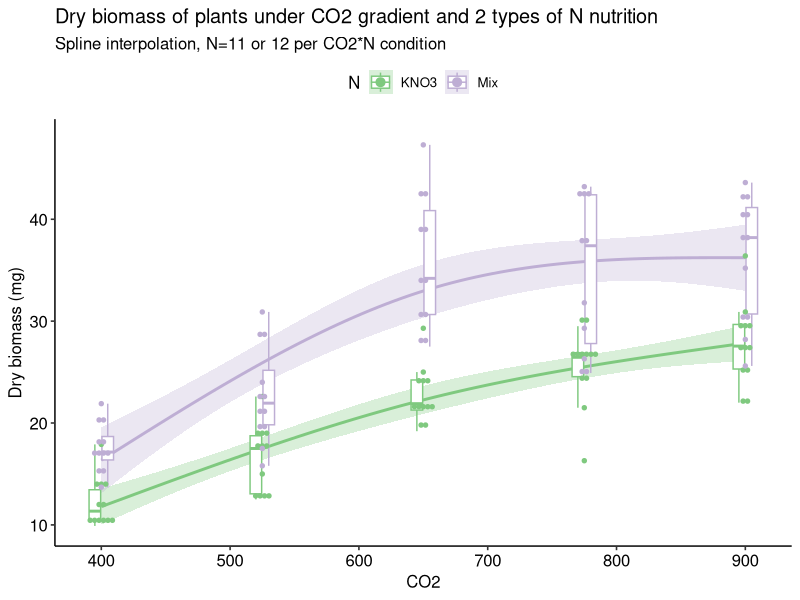
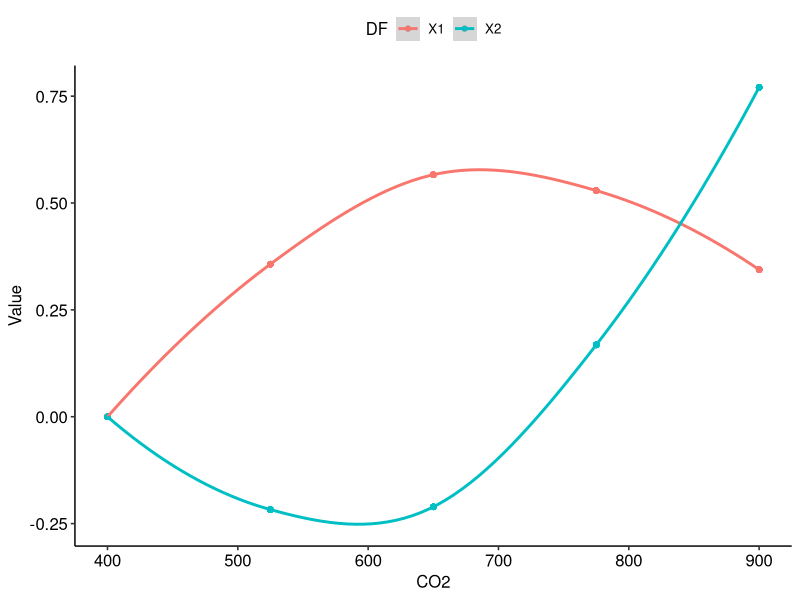

The R source for these figures, in order:
## ---- chunk 1
knitr::opts_chunk$set(echo = TRUE, message=FALSE, warning=FALSE )
library(tidyverse)
library(splines)
library(ggpubr)
library(jsonlite)
## ---- chunk 2
data <- read.csv("../data/OC_08_dry_biomass.csv", sep=';')
annot <- read.csv("../data/OC_08_annotation.csv", sep=';')

DF=2

data <- data %>%
  filter(!str_detect(TubeVide, "Date")) %>%
  mutate(Dry_mass_mg = (parse_number(Tube_masse_seche)- parse_number(TubeVide))*1000) %>%
  select(Tube, Dry_mass_mg) %>% 
  inner_join(annot, by="Tube") %>%
  select(-c(Tissue, RNA)) %>%
  filter(Dry_mass_mg >0)

data %>%
  ggplot(aes(x=CO2, y=Dry_mass_mg, color=N, fill=N))+
  geom_smooth(method = "lm", se = T, size = 1, alpha=0.3,
              formula = y ~ ns(x, df=DF))+
  geom_boxplot(aes(group=interaction(CO2, N), color=N), 
               alpha=1, width=20, fill="white", outlier.alpha = 0)+
  geom_dotplot(aes(group=interaction(CO2, N)),
               binaxis='y', stackdir='center', dotsize = 0.35)+ 
  theme_pubr() + 
  scale_color_brewer(palette = "Accent") + 
  scale_fill_brewer(palette = "Accent") + 
  ylab("Dry biomass (mg)") +
  ggtitle("Dry biomass of plants under CO2 gradient and 2 types of N nutrition")+
  xlim(c(390, 910)) +
  labs(subtitle = "Spline interpolation, N=11 or 12 per CO2*N condition")
## ---- chunk 3

data %>%
  lm(formula=Dry_mass_mg ~ ns(CO2, df=DF)*N)%>%
  summary()
## ---- chunk 4
data.frame(ns(data$CO2, df=DF)) %>%
  mutate(CO2 = data$CO2) %>%
  gather(key="DF", value = "Value", contains("X")) %>%
  ggplot(aes(x=CO2, y=Value, color=DF))+
  geom_point() + geom_smooth() + theme_pubr()
